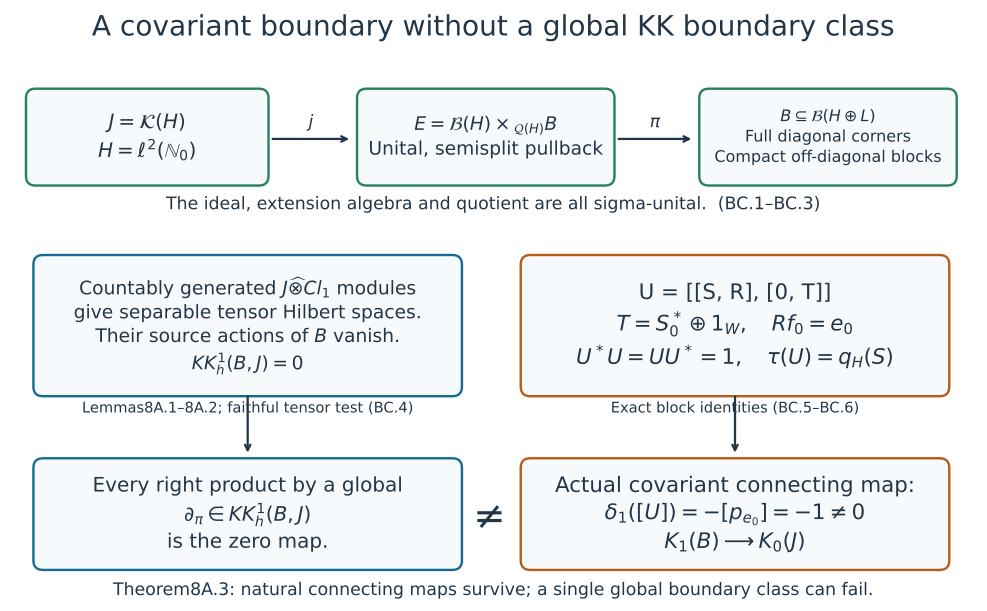

Write the Python code that produced this figure.
"""Reproduce Figure8A; all arrows and groups are proved in BC.1–BC.9."""
from pathlib import Path
import matplotlib
matplotlib.use('Agg')
import matplotlib.pyplot as plt
from matplotlib.patches import FancyBboxPatch
out=Path(__file__).resolve().parent
fig,ax=plt.subplots(figsize=(13,8))
ax.set(xlim=(0,13),ylim=(0,8));ax.axis('off')
blue='#166b91';green='#27815d';orange='#b85c17';ink='#233647'
def box(x,y,w,h,body,color=blue,size=15):
    ax.add_patch(FancyBboxPatch((x,y),w,h,boxstyle='round,pad=0.13',lw=1.8,edgecolor=color,facecolor='#f7fafc'))
    ax.text(x+w/2,y+h/2,body,ha='center',va='center',fontsize=size,color=ink,linespacing=1.4)
def arrow(x0,y0,x1,y1,label='',dy=.16):
    ax.annotate('',xy=(x1,y1),xytext=(x0,y0),arrowprops=dict(arrowstyle='->',lw=1.7,color=ink))
    if label:ax.text((x0+x1)/2,(y0+y1)/2+dy,label,ha='center',fontsize=13,color=ink)
ax.text(6.5,7.65,'A covariant boundary without a global KK boundary class',ha='center',fontsize=21,color=ink)
box(.35,5.75,3.0,1.05,r'$J=\mathcal{K}(H)$'+'\n'+r'$H=\ell^2(\mathbb{N}_0)$',green)
box(4.8,5.75,3.2,1.05,r'$E=\mathcal{B}(H)\times_{\mathcal{Q}(H)}B$'+'\n'+'Unital, semisplit pullback',green,14)
box(9.4,5.75,3.2,1.05,r'$B\subseteq\mathcal{B}(H\oplus L)$'+'\n'+'Full diagonal corners\nCompact off-diagonal blocks',green,12)
arrow(3.5,6.25,4.6,6.25,r'$j$')
arrow(8.15,6.25,9.2,6.25,r'$\pi$')
ax.text(6.5,5.3,'The ideal, extension algebra and quotient are all sigma-unital.  (BC.1–BC.3)',ha='center',fontsize=13,color=ink)
box(.45,2.9,5.5,1.65,'Countably generated '+r'$J\widehat{\otimes}Cl_1$'+' modules\ngive separable tensor Hilbert spaces.\nTheir source actions of '+r'$B$'+' vanish.\n'+r'$KK_h^1(B,J)=0$',blue,14)
box(7.0,2.9,5.5,1.65,'U = [[S, R], [0, T]]'+'\n'+r'$T=S_0^*\oplus1_W,\quad Rf_0=e_0$'+'\n'+r'$U^*U=UU^*=1,\quad\tau(U)=q_H(S)$',orange,16)
ax.text(3.2,2.55,'Lemmas8A.1–8A.2; faithful tensor test (BC.4)',ha='center',fontsize=11,color=ink)
ax.text(9.75,2.55,'Exact block identities (BC.5–BC.6)',ha='center',fontsize=11,color=ink)
box(.45,.55,5.5,1.25,'Every right product by a global\n'+r'$\partial_\pi\in KK_h^1(B,J)$'+'\nis the zero map.',blue,15)
box(7.0,.55,5.5,1.25,'Actual covariant connecting map:\n'+r'$\delta_1([U])=-[p_{e_0}]=-1\neq0$'+'\n'+r'$K_1(B)\longrightarrow K_0(J)$',orange,16)
arrow(3.2,2.8,3.2,1.97)
arrow(9.75,2.8,9.75,1.97)
ax.text(6.45,1.12,r'$\neq$',ha='center',va='center',fontsize=29,color=ink)
ax.text(6.5,.08,'Theorem8A.3: natural connecting maps survive; a single global boundary class can fail.',ha='center',fontsize=13,color=ink)
fig.savefig(out/'KT-KK-14-global-boundary.png',dpi=180,bbox_inches='tight')
fig.savefig(out/'KT-KK-14-global-boundary.svg',bbox_inches='tight')
plt.close(fig)
